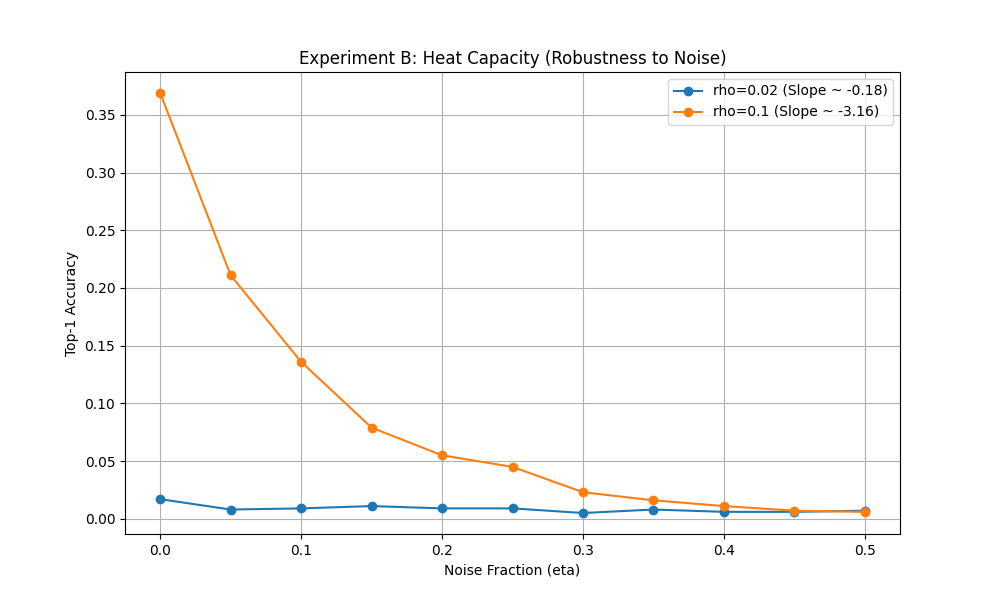

Here is the Python script that generated this plot:
import numpy as np
import matplotlib.pyplot as plt
from synthetic_data import make_synthetic, rewa_hash_encode

def run_experiment_b():
    print("Running Experiment B: Heat Capacity...")
    
    # Parameters
    N = 2000
    k = 10
    W = 10000
    L = 100
    rhos = [0.02, 0.1] # Low vs High Delta
    m = 512 # Fixed m on the plateau
    etas = np.arange(0, 0.55, 0.05) # Noise levels
    trials = 5
    
    results = {} # rho -> {eta -> accuracy}
    
    for rho in rhos:
        print(f"  Testing rho={rho}...")
        accuracies = []
        
        for eta in etas:
            trial_accs = []
            for t in range(trials):
                items, labels = make_synthetic(N, k, W, L, rho, seed=t)
                B = rewa_hash_encode(items, m, seed=t)
                
                # Add Noise: Flip fraction eta of bits
                # We flip bits in the database B_noisy
                noise_mask = np.random.random(B.shape) < eta
                B_noisy = B.copy()
                # Flip 0->1 and 1->0 where mask is True
                B_noisy[noise_mask] = 1 - B_noisy[noise_mask]
                
                # Query with clean query (or noisy? Prompt says "Add controlled noise to the index")
                # So Index is noisy, Query is clean (or vice versa, usually symmetric for Hamming)
                # Let's assume Query is also from the noisy distribution or clean?
                # "Randomly flip a fraction eta of bits in the encoded database entries"
                # Let's keep queries clean to see retrieval from noisy memory.
                
                num_queries = 200
                query_indices = np.random.choice(N, num_queries, replace=False)
                
                hits = 0
                for q_idx in query_indices:
                    # Use the stored noisy version for retrieval
                    # But what is the query? 
                    # If we are retrieving FROM the noisy index, the query is likely a fresh encoding of the concept.
                    # Let's use the CLEAN encoding for the query, and search in NOISY index.
                    q_vec = B[q_idx] # Clean query
                    
                    # Similarity: Dot product (or Hamming distance)
                    # For bit flips, Hamming distance is better, but Dot product is standard for "activation".
                    # Let's use Dot product to be consistent with Exp A.
                    scores = np.dot(B_noisy, q_vec).astype(float)
                    
                    scores[q_idx] = -np.inf # Mask self (if self is in index)
                    
                    top1_idx = np.argmax(scores)
                    if labels[top1_idx] == labels[q_idx]:
                        hits += 1
                        
                trial_accs.append(hits / num_queries)
                
            avg_acc = np.mean(trial_accs)
            accuracies.append(avg_acc)
            print(f"    eta={eta:.2f}, Acc={avg_acc:.3f}")
            
        results[rho] = accuracies

    # Plotting
    plt.figure(figsize=(10, 6))
    for rho, accs in results.items():
        # Calculate slope at eta=0 (approx)
        slope = (accs[1] - accs[0]) / (etas[1] - etas[0])
        plt.plot(etas, accs, marker='o', label=f'rho={rho} (Slope ~ {slope:.2f})')
    
    plt.xlabel('Noise Fraction (eta)')
    plt.ylabel('Top-1 Accuracy')
    plt.title('Experiment B: Heat Capacity (Robustness to Noise)')
    plt.grid(True)
    plt.legend()
    
    output_path = 'experiment_b_heat_capacity.png'
    plt.savefig(output_path)
    print(f"Plot saved to {output_path}")

if __name__ == "__main__":
    run_experiment_b()
